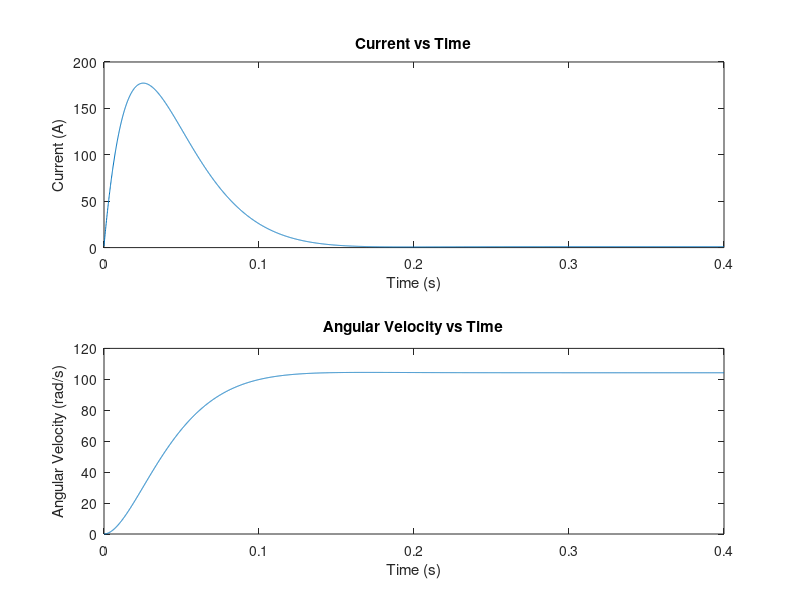

MATLAB code for this plot:
% DC motor simulation using Euler numerical integration (Electrical and Mechanical part)

clear; clc; close all;

% Simulation Parameters
tf =  0.4; % Final time
dt = 0.0001; % Time step
Ntf = floor(tf / dt); % Number of steps
tk = 1; % Indexing array

% Parameters
% Formula:
% di_dt = (u - R*I - k*w) / L; Electrical
% dw_dt = (Ce - Cr - a*w) / J; Mechanical
R = 0.8; % Resistance of the motor
L = 0.011; % Inductance of the motor
k = 1.91; % Emf constant
u0 = 0; % Initial voltage
I = 0; % Initial current
t = 0; % Initial time
u = 200; % Input voltage
w = 0; % Initial angular velocity
Cr0 = 0; % Initial torque
a = 1e-2; % Damping coefficient
J = 0.2; % Moment of inertia

% Initialization
tt = zeros(1, Ntf); % Time vector
It = zeros(1, Ntf); % Current vector
ut = zeros(1, Ntf); % Voltage vector
Cet = zeros(1, Ntf); % Electromagnetic torque vector
wt = zeros(1, Ntf); % Angular velocity vector

% Euler integration loop
while (t < tf)
    % Compute derivatives
    dI_dt = (u - R*I - k*w) / L; % Electrical
    Cr = a*w; % Friction torque
    Ce = k*I; % Electromagnetic torque
    dw_dt = (Ce - Cr - a*w) / J; % Mechanical

    % Update state variables
    I = I + dI_dt * dt;
    w = w + dw_dt * dt;

    % Store results
    tt(tk) = t;
    It(tk) = I;
    ut(tk) = u;
    Cet(tk) = Ce;
    wt(tk) = w;

    % Increment loop counter
    t = t + dt;
    tk = tk + 1;
end

% Plot results
figure;
subplot(2,1,1)
plot(tt, It);
title('Current vs Time');
xlabel('Time (s)');
ylabel('Current (A)');
subplot(2,1,2)
plot(tt, wt);
title('Angular Velocity vs Time');
xlabel('Time (s)');
ylabel('Angular Velocity (rad/s)');
